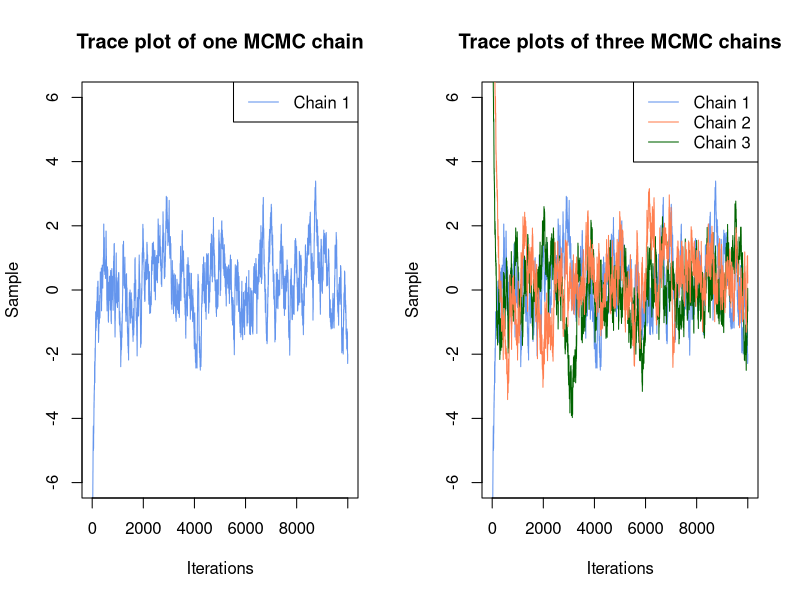
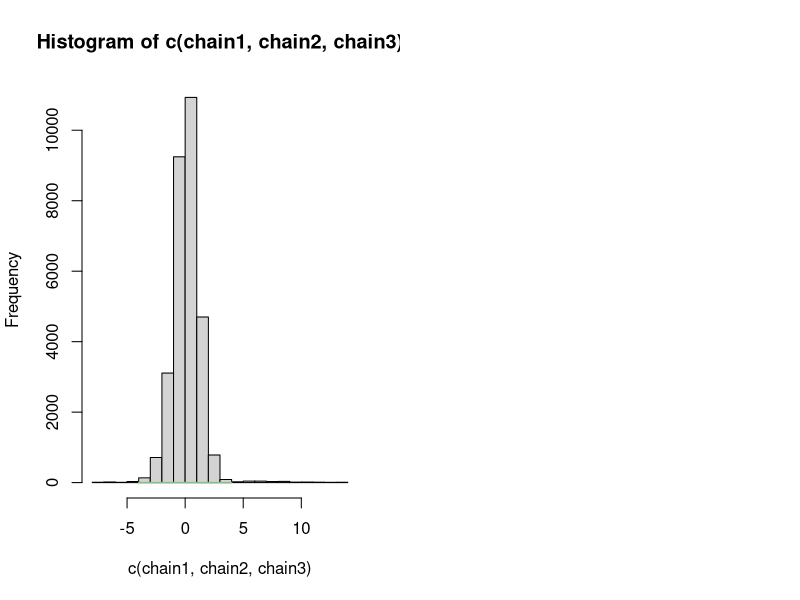

Here is the R script that generated these plots, in order:

###############################################
### Estimating density of normal distribution ##################
###############################################

metropolis <- function(x1, x2){

  p_acc <- min(1, dnorm(x2) / dnorm(x1))
  
  if (rbinom(1, 1, p_acc) == 1){
    return(T)
  } else {return(F)}
}


new_cand <- function(x1){
  return(x1 + rnorm(1, mean = 0, sd = 0.15))
}


mcmc <- function(chain, n){
  
  for (x in 1:(n-1)) {
    while (is.na(chain[x+1])) {
      x1 <- chain[x]
      x2 <- new_cand(x1)
      if(metropolis(x1,x2)){
        chain[x+1] <- x2
        if(x %% (n/10) == 0){
          cat(x)
        }
      }
    }
  }
  return(chain)
}

set.seed(42)

n = 10000

chain1 <- rep(NA, n)
chain2 <- rep(NA, n)
chain3 <- rep(NA, n)

chain1[1] <- 8
chain2[1] <- 14
chain3[1] <- -8

chain1 <- mcmc(chain1, n)
chain2 <- mcmc(chain2, n)
chain3 <- mcmc(chain3, n)



par(mfrow = c(1,2))

plot(chain3, type = "l", col = "cornflowerblue", ylim = c(-6,6),
     ylab = "Sample", main = "Trace plot of one MCMC chain",
     xlab = "Iterations")
legend("topright", legend = c("Chain 1"), 
       col = c("cornflowerblue"), lty = c(1) )

plot(chain3, type = "l", col = "cornflowerblue", ylim = c(-6,6),
     ylab = "Sample", main = "Trace plots of three MCMC chains",
     xlab = "Iterations")
lines(chain1, type = "l", col = "darkgreen", ylim = c(-6,6))
lines(chain2, type = "l", col = "coral")
legend("topright", legend = c("Chain 1", "Chain 2", "Chain 3"), 
       col = c("cornflowerblue", "coral", "darkgreen"), lty = c(1,1,1) )




hist(c(chain1,chain2,chain3))

curve(
  dnorm(x, mean = 0, sd = 1), 
  from = -4, to = 4, n = 1000, add =  T,
  col = "darkseagreen",lwd = 1.5)
